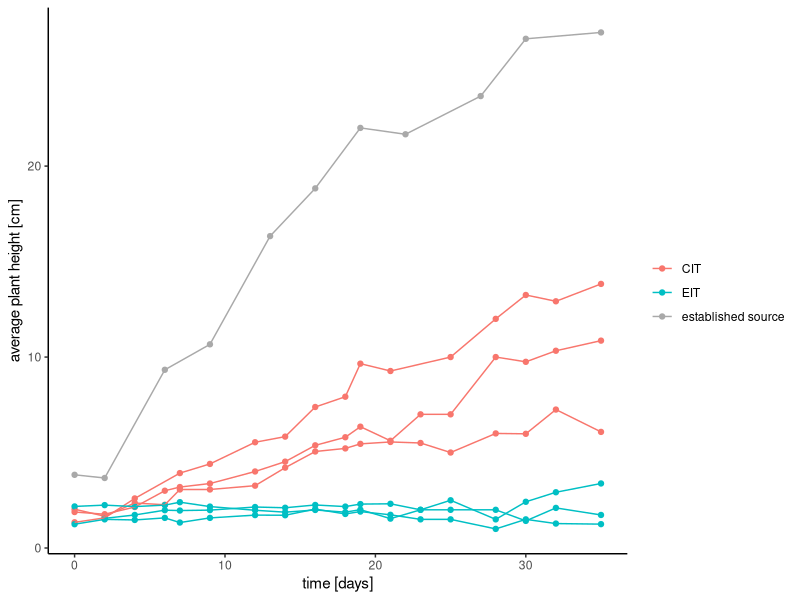
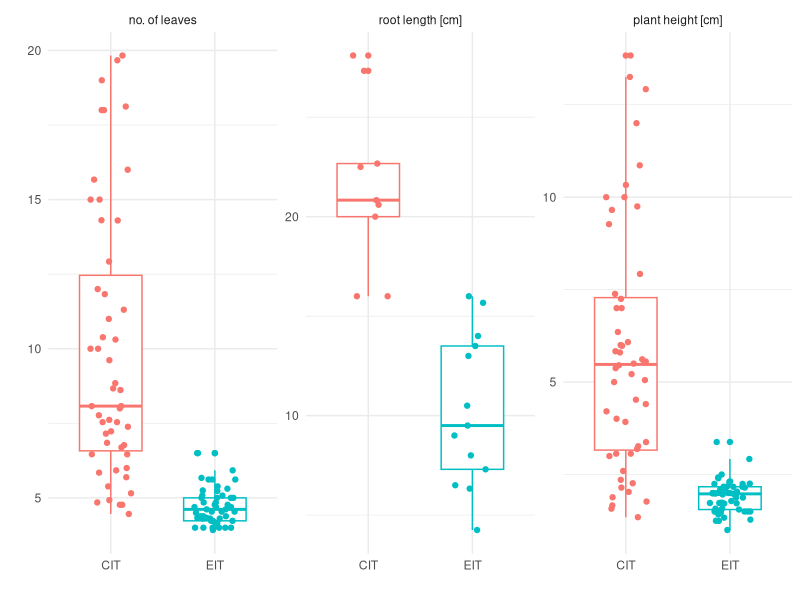
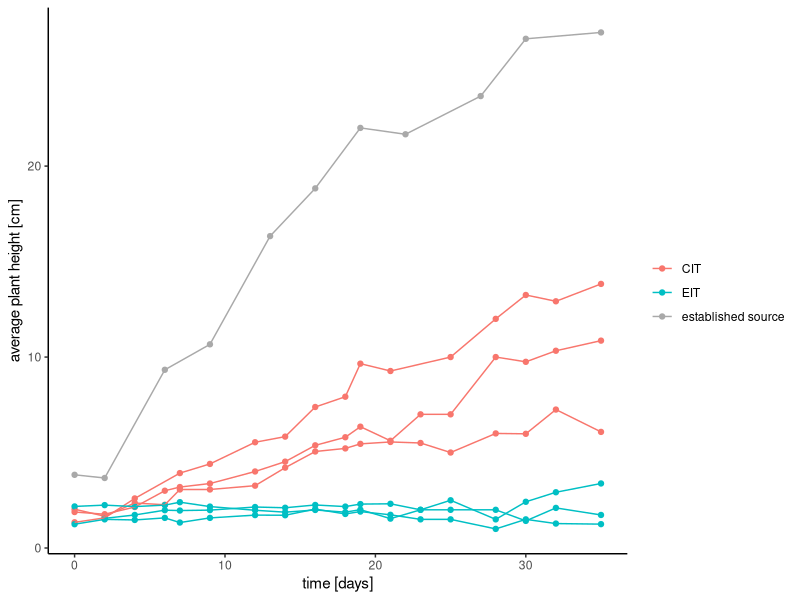
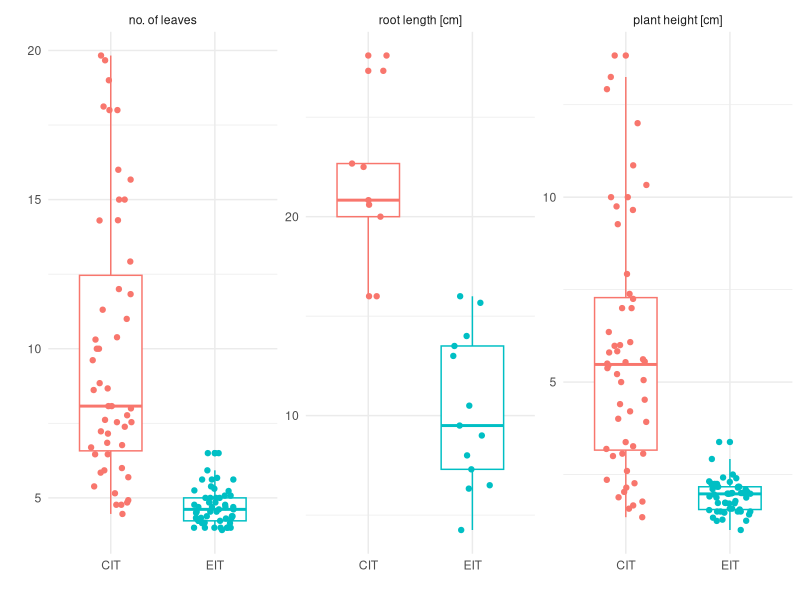

Here is the R script that generated these plots, in order:
## ---- chunk 1
library(data.table)
library(ggplot2)
theme_set(theme_classic())

plants <- fread("data/plant_data_clean.csv")
plants[, date := as.Date(date)]
plants[, time := difftime(date, date[1], units = "days")]
plants[, inoculum := "EIT"]
plants[tank %in% 1:3, inoculum := "CIT"]

established <- fread("data/established_system_plants.csv")
established[, "inoculum" := "established source"]
established[, "time" := as.Date(time, "2018-01-01")] # random only used to convert type
established[, "time" := difftime(time, time[1], units = "days")]
established[, "sample" := "Growth Bed"]
plants <- rbind(plants, established, fill = TRUE)
## ---- chunk 2
sampled <- plants[sample != "Growth Bed"]
sampled[, date := as.Date(date)]
## ---- chunk 3
ggplot(plants[sample == "Growth Bed" & !is.na(height_avg)], 
       aes(x = time, y = height_avg, col = inoculum)) + 
  geom_point() + stat_summary(aes(group = tank), fun.y = mean, geom = "line") + 
  scale_color_manual(values = c(scales::hue_pal()(2), "darkgray")) +
  labs(x = "time [days]", y = "average plant height [cm]", color = "")
ggsave("figures/plant_height_avg.svg", width = 6, height = 3.5)
## ---- chunk 4
bed <- melt(plants[sample == "Growth Bed" & inoculum != "established source"],
            id.vars = c("tank", "time", "inoculum"),
            measure.vars = c("no_leaves_avg", "root_length_avg", 
                             "height_avg"))
bed[, value := as.numeric(value)]
bed <- bed[!is.na(value)]

labels <- c(
    no_leaves_avg = "no. of leaves",
    height_avg = "plant height [cm]",
    root_length_avg = "root length [cm]"
)

ggplot(bed, aes(x = inoculum, y = value, col = inoculum)) +
  geom_boxplot(width = 0.6) + geom_jitter(width=0.2) +
  facet_wrap(~ variable, scales = "free_y", labeller = as_labeller(labels)) +
  labs(y="", x="", color="") + guides(color=FALSE) + theme_minimal()
ggsave("figures/plant_metrics.svg", width = 6, height = 2.5)
## ---- chunk 5
bed[, .(pval = wilcox.test(value ~ inoculum)$p.value, n = .N), by = "variable"]
